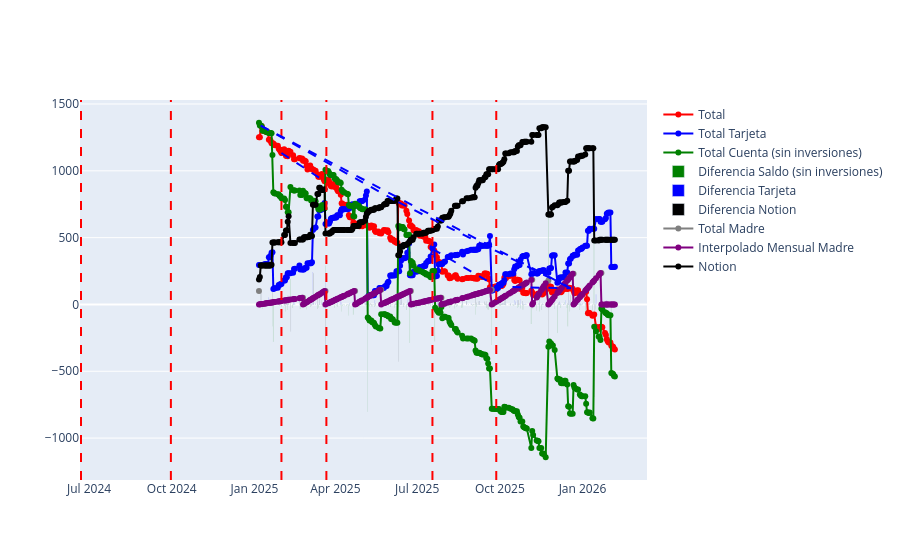

Notebook code cell kept with this figure:
### Code cell
df_grafico = df_dif_desc[(df_dif_desc["FECHA"] >= '2025-01-01')].copy()

grafico = Graficos(df_grafico)
grafico.agregar_traces_defecto()

highlighted_days = [
    '2024-06-22',
    '2024-09-30',
    '2025-03-22',
    "2025-01-31",
    "2025-07-18",
    "2025-09-27",
]
grafico.add_highlighteds_day(highlighted_days)
# grafico.show_pendiente(inicio, fin)
# grafico.show_pendiente('2025-01-08', '2025-06-10')
grafico.show_pendiente('2025-01-08', '2025-12-19')
grafico.show_pendiente('2025-06-10', '2025-12-19')
grafico.show_pendiente('2025-01-08', '2025-06-10')
grafico.show_pendiente('2025-09-25', '2025-12-19')
grafico.show_pendiente('2025-01-31', '2025-03-20')
grafico.show_pendiente('2025-07-18', '2025-09-27')

# grafico.show_pendiente('2024-05-01', '2024-08-22')
# grafico.show_pendiente('2024-05-01', '2025-01-08')
# grafico.add_last_day_card()

grafico.plot()

### Figure 1 — Plotly figure (JSON) as saved in the notebook; plotly's stock layout.template omitted (floating-point values rounded to 4 significant figures; data arrays with more than 128 entries replaced by an {"elided": "..."} marker saying what was removed)
{"data": [{"hovertemplate": "<b>%{x}</b><br>Valor: %{y}<br>Descripción: %{text}", "line": {"color": "red"}, "mode": "lines+markers", "name": "Total", "text": {"elided": "296 str values"}, "type": "scatter", "x": {"elided": "296 str values"}, "y": {"elided": "296 float values"}}, {"hovertemplate": "<b>%{x}</b><br>Valor: %{y}<br>Descripción: %{text}", "line": {"color": "blue"}, "mode": "lines+markers", "name": "Total Tarjeta", "text": {"elided": "296 str values"}, "type": "scatter", "x": {"elided": "296 str values"}, "y": {"elided": "296 float values"}}, {"hovertemplate": "<b>%{x}</b><br>Valor: %{y}<br>Descripción: %{text}", "line": {"color": "green"}, "mode": "lines+markers", "name": "Total Cuenta (sin inversiones)", "text": {"elided": "296 str values"}, "type": "scatter", "x": {"elided": "296 str values"}, "y": {"elided": "296 float values"}}, {"hovertemplate": "<b>%{x}</b><br>Diferencia: %{y:.2f}<br>Descripción: %{text}", "marker": {"color": "green"}, "name": "Diferencia Saldo (sin inversiones)", "text": {"elided": "296 str values"}, "type": "bar", "x": {"elided": "296 str values"}, "y": {"elided": "296 float values"}}, {"hovertemplate": "<b>%{x}</b><br>Diff: %{y}<br>Descripción: %{text}", "marker": {"color": "blue"}, "name": "Diferencia Tarjeta", "text": {"elided": "296 str values"}, "type": "bar", "x": {"elided": "296 str values"}, "y": {"elided": "296 float values"}}, {"hovertemplate": "<b>%{x}</b><br>Diff Notion: %{y}<br>Descripción: %{text}", "marker": {"color": "black"}, "name": "Diferencia Notion", "text": {"elided": "296 str values"}, "type": "bar", "x": {"elided": "296 str values"}, "y": {"elided": "296 float values"}}, {"line": {"color": "gray"}, "mode": "lines+markers", "name": "Total Madre", "type": "scatter", "x": {"elided": "296 str values"}, "y": {"elided": "296 float values"}}, {"hovertemplate": "<b>%{x}</b><br>Pago Mensual: %{y}<br>Descripción: %{text}", "line": {"color": "purple"}, "mode": "lines+markers", "name": "Interpolado Mensual Madre", "text": {"elided": "296 str values"}, "type": "scatter", "x": {"elided": "296 str values"}, "y": {"elided": "296 float values"}}, {"hovertemplate": "<b>%{x}</b><br>Notion: %{y}<br>Descripción: %{text}", "line": {"color": "black"}, "mode": "lines+markers", "name": "Notion", "text": {"elided": "296 str values"}, "type": "scatter", "x": {"elided": "296 str values"}, "y": {"elided": "296 float values"}}], "layout": {"shapes": [{"line": {"color": "red", "dash": "dash", "width": 2}, "type": "line", "x0": "2024-06-22T00:00:00", "x1": "2024-06-22T00:00:00", "xref": "x", "y0": 0, "y1": 1, "yref": "y domain"}, {"line": {"color": "red", "dash": "dash", "width": 2}, "type": "line", "x0": "2024-09-30T00:00:00", "x1": "2024-09-30T00:00:00", "xref": "x", "y0": 0, "y1": 1, "yref": "y domain"}, {"line": {"color": "red", "dash": "dash", "width": 2}, "type": "line", "x0": "2025-03-22T00:00:00", "x1": "2025-03-22T00:00:00", "xref": "x", "y0": 0, "y1": 1, "yref": "y domain"}, {"line": {"color": "red", "dash": "dash", "width": 2}, "type": "line", "x0": "2025-01-31T00:00:00", "x1": "2025-01-31T00:00:00", "xref": "x", "y0": 0, "y1": 1, "yref": "y domain"}, {"line": {"color": "red", "dash": "dash", "width": 2}, "type": "line", "x0": "2025-07-18T00:00:00", "x1": "2025-07-18T00:00:00", "xref": "x", "y0": 0, "y1": 1, "yref": "y domain"}, {"line": {"color": "red", "dash": "dash", "width": 2}, "type": "line", "x0": "2025-09-27T00:00:00", "x1": "2025-09-27T00:00:00", "xref": "x", "y0": 0, "y1": 1, "yref": "y domain"}, {"line": {"color": "blue", "dash": "dash", "width": 2}, "name": "Pendiente", "type": "line", "x0": "2025-01-08T00:00:00", "x1": "2025-12-19T00:00:00", "y0": 1338.0, "y1": 121.2}, {"line": {"color": "blue", "dash": "dash", "width": 2}, "name": "Pendiente", "type": "line", "x0": "2025-06-10T00:00:00", "x1": "2025-12-19T00:00:00", "y0": 765.3, "y1": 121.2}, {"line": {"color": "blue", "dash": "dash", "width": 2}, "name": "Pendiente", "type": "line", "x0": "2025-01-08T00:00:00", "x1": "2025-06-10T00:00:00", "y0": 1338.0, "y1": 765.3}, {"line": {"color": "blue", "dash": "dash", "width": 2}, "name": "Pendiente", "type": "line", "x0": "2025-09-25T00:00:00", "x1": "2025-12-19T00:00:00", "y0": 132.5, "y1": 121.2}, {"line": {"color": "blue", "dash": "dash", "width": 2}, "name": "Pendiente", "type": "line", "x0": "2025-01-31T00:00:00", "x1": "2025-03-20T00:00:00", "y0": 1133.0, "y1": 922.2}, {"line": {"color": "blue", "dash": "dash", "width": 2}, "name": "Pendiente", "type": "line", "x0": "2025-07-18T00:00:00", "x1": "2025-09-27T00:00:00", "y0": 416.2, "y1": 136.3}]}}
